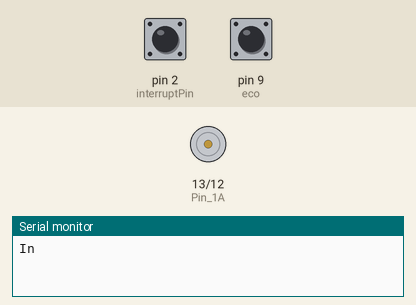
A sketch run on a simulated Arduino Uno, built with avr-gcc and run on an emulated ATmega328P. Parts: motor-driver pin pairs drawn as motors (green arrow = first pin HIGH = forward, orange = second pin HIGH = backward, longer = more drive, scaled by the enable pin), the last lines printed to the serial monitor. Inputs (shaded band) come from the test bench; at power-on: pin 9 (eco) LOW, pin 2 (interruptPin) LOW.

Above: at 1.2 s.
1.3 s: pin 9 (eco) pulsed HIGH 2 times (0.12 s each, 0.3 s apart)
At 4.07 s:
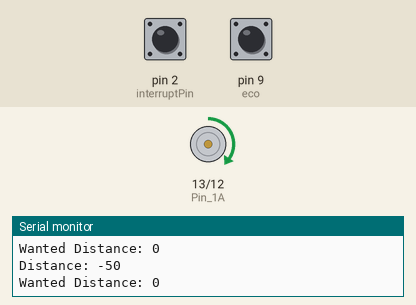
Timing chart, 0 to 10.9 s (numbered marks = the images above; inputs shaded):
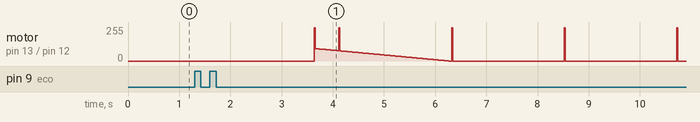

The sketch:

PID_ultrasonic_motor_cntrl.ino
```cpp
//Implementación de un control PID en un motor de CD

//Libreria
#include <TimerOne.h>

//Declaración de los Pines
const int Pin_1A = 13;
const int Pin_2A = 12;
const int Pin_En = 11;
const int interruptPin = 2;
int trig = 10;
int eco = 9;

//Declaración de variables
long unsigned int counter = 0;
float tiempo = 0.0;
float T = 0.02;
int DutyCycle = 250;
int error;
int dur;
int dis=0;
bool direc[2] = {LOW,HIGH};

int wanted_dis; //mm
char buffer[6];

//Parametros del PID
float referencia = 0.0;
float Kp = 0.05;
float Ti = 0.07;
float Td = 0.0;

//Parámetros del control PID Discreto
float K0 = Kp+(Kp*T/Ti)+(Kp*Td/T);
float K1 = -Kp-(2*Kp*Td/T);
float K2 = Kp*Td/T;

//Inicializar el error y el control
float e=0, e1=0, e2=0;
float u=0, u1=0;


void setup() {
  pinMode(Pin_1A,OUTPUT);
  pinMode(Pin_2A,OUTPUT);
  pinMode(Pin_En,OUTPUT);
  pinMode(interruptPin, INPUT);
  pinMode(trig, OUTPUT);
  pinMode(eco , INPUT);
  Serial.begin(9600);
  Serial.print("Indique la distancia deseada: ");

  attachInterrupt(digitalPinToInterrupt(interruptPin), counting, RISING);
  //Timer 1: Se activa cada 20,000 microsegundos =0.02segundos
  Timer1.initialize(20000);
  Timer1.attachInterrupt(ISR_RevolucionesPorMinuto);
  //Comunicación Serial
  Serial.begin(9600);
}

void loop() {
  int index;
  while (Serial.available()) {
    index = Serial.readBytesUntil('\n', buffer, 5);  //newline or max of 5 chars
    buffer[index] = '\0';
    //Serial.print(buffer);  //so you can see the captured String
    wanted_dis = atoi(buffer);  //convert readString into a number
    buffer[0] = '\0';

  }
  digitalWrite(trig, HIGH);
  delay(500);
  digitalWrite(trig,LOW);
  dur = pulseIn(eco, HIGH);
  dis = (dur / 5.82 ) - 50; //mm distance
  Serial.print("Distance: ");
  Serial.println(dis);
  Serial.print("Wanted Distance: ");
  Serial.println(wanted_dis);
  delay(500);

  error = wanted_dis - dis;

  if (error < -3){
    //mover el motor sentido opuesto
    direc[0] = LOW;
    direc[1] = HIGH;
    mov_mot(direc);

  }
  else if(error > 3){
    direc[0] = HIGH;
    direc[1] = LOW;
    mov_mot(direc);
  }
  else {
  //fast motor stop
    direc[0] = LOW;
    direc[1] = LOW;
    mov_mot(direc);
  }
  delay(200);
}

bool mov_mot( bool direc[2]){
  digitalWrite(Pin_1A, direc[0]);
  digitalWrite(Pin_2A, direc[1]);
  analogWrite(Pin_En, DutyCycle);
  return true;
}

//Funciones
void counting(){
  //Contador
  counter++;
}

//Funcion Revoluciones por Minuto
void ISR_RevolucionesPorMinuto(){
  dis = (dur / 5.82 ) - 50; //mm distance
  tiempo = tiempo + T;
  e = dis - wanted_dis;
  u = u1+K0*e+K1*e1+K2*e2;
  if (u>250){
    u=255;
  }
  else if (u<0){
    u=0;
  }
  analogWrite(Pin_En,u);
  u1=u;
  e2=e1;
  e1=e;
  counter = 0;
}
```
